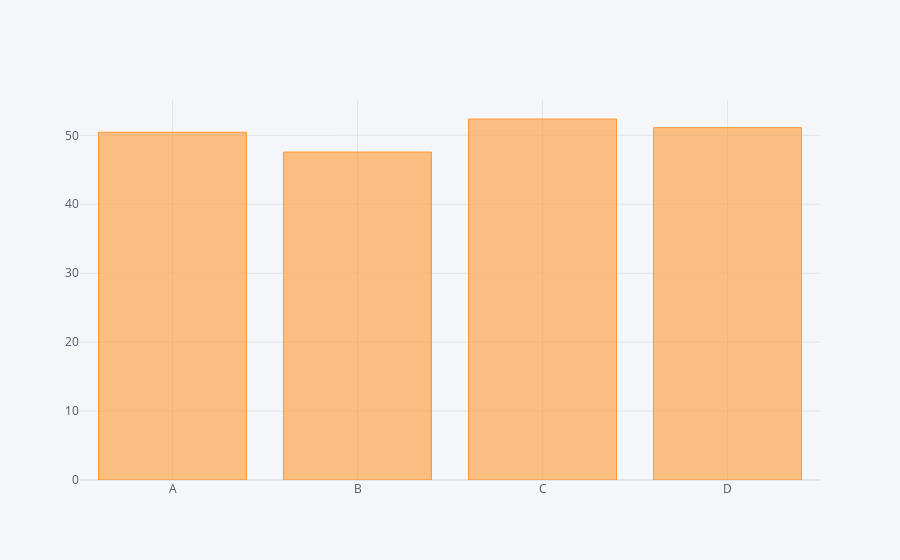

Here is the notebook cell this chart was saved with:
### Code cell
df.sum().iplot(kind='bar')

### Figure 1 — Plotly figure (JSON) as saved in the notebook; plotly's stock layout.template omitted (floating-point values rounded to 4 significant figures)
{"data": [{"marker": {"color": "rgba(255, 153, 51, 0.6)", "line": {"color": "rgba(255, 153, 51, 1.0)", "width": 1}}, "name": "None", "orientation": "v", "text": "", "type": "bar", "x": ["A", "B", "C", "D"], "y": [50.45, 47.57, 52.37, 51.11]}], "layout": {"legend": {"bgcolor": "#F5F6F9", "font": {"color": "#4D5663"}}, "paper_bgcolor": "#F5F6F9", "plot_bgcolor": "#F5F6F9", "title": {"font": {"color": "#4D5663"}}, "xaxis": {"gridcolor": "#E1E5ED", "showgrid": true, "tickfont": {"color": "#4D5663"}, "title": {"font": {"color": "#4D5663"}, "text": ""}, "zerolinecolor": "#E1E5ED"}, "yaxis": {"gridcolor": "#E1E5ED", "showgrid": true, "tickfont": {"color": "#4D5663"}, "title": {"font": {"color": "#4D5663"}, "text": ""}, "zerolinecolor": "#E1E5ED"}}}
